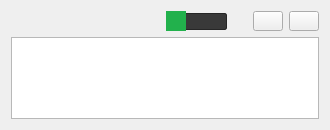
<?xml version="1.0" encoding="UTF-8"?>
<ui version="4.0">
 <class>Form</class>
 <widget class="QWidget" name="Form">
  <property name="geometry">
   <rect>
    <x>0</x>
    <y>0</y>
    <width>330</width>
    <height>130</height>
   </rect>
  </property>
  <property name="minimumSize">
   <size>
    <width>330</width>
    <height>130</height>
   </size>
  </property>
  <property name="maximumSize">
   <size>
    <width>16777215</width>
    <height>16777215</height>
   </size>
  </property>
  <property name="windowTitle">
   <string>Form</string>
  </property>
  <layout class="QVBoxLayout" name="verticalLayout">
   <item>
    <layout class="QHBoxLayout" name="horizontalLayout_2">
     <item>
      <widget class="QLabel" name="label_3">
       <property name="text">
        <string/>
       </property>
      </widget>
     </item>
     <item>
      <widget class="QSlider" name="hoSli_estado">
       <property name="minimumSize">
        <size>
         <width>50</width>
         <height>20</height>
        </size>
       </property>
       <property name="maximumSize">
        <size>
         <width>90</width>
         <height>20</height>
        </size>
       </property>
       <property name="styleSheet">
        <string notr="true">QSlider {
    min-height: 20px; /*tamano de la cosa que se mueve*/
    max-height: 20px;
}
/*BARRA HORIZONTAL SOBRE LA CUAL LA BARRA CONMUTA*/
QSlider::groove:horizontal {
	border-radius: 2px;
    border: 1px solid #262626;
    height: 15px; /*tamano de la barra*/
   background: #393939;
   /*background:#95DEE7;*/
    margin: 0 20px; /*margen entre lo que se mueve y la barra*/
}


QSlider::handle:horizontal {
    background: #22B14C;
    /*background:#95DEE7;*/
    width: 20px;
    margin: 24px -12px;
}</string>
       </property>
       <property name="maximum">
        <number>1</number>
       </property>
       <property name="pageStep">
        <number>1</number>
       </property>
       <property name="orientation">
        <enum>Qt::Horizontal</enum>
       </property>
       <property name="tickPosition">
        <enum>QSlider::TicksBothSides</enum>
       </property>
      </widget>
     </item>
     <item>
      <widget class="QPushButton" name="btn_editar">
       <property name="minimumSize">
        <size>
         <width>20</width>
         <height>20</height>
        </size>
       </property>
       <property name="maximumSize">
        <size>
         <width>30</width>
         <height>30</height>
        </size>
       </property>
       <property name="styleSheet">
        <string notr="true">QPushButton {
	border-image: url(:/ICON/IMAGENES/edit_on.png);
 }
QPushButton:hover {
	border-image: url(:/ICON/IMAGENES/edit_off.png);
}
QPushButton:pressed {
	border-image: url(:/ICON/IMAGENES/edit_on.png);
}
</string>
       </property>
       <property name="text">
        <string/>
       </property>
      </widget>
     </item>
     <item>
      <widget class="QPushButton" name="btn_eliminar">
       <property name="minimumSize">
        <size>
         <width>20</width>
         <height>20</height>
        </size>
       </property>
       <property name="maximumSize">
        <size>
         <width>30</width>
         <height>30</height>
        </size>
       </property>
       <property name="styleSheet">
        <string notr="true">QPushButton {
	border-image: url(:/ICON/IMAGENES/tache_1.png);
 }
QPushButton:hover {
border-image: url(:/ICON/IMAGENES/tache_2.png);
}
QPushButton:pressed {
border-image: url(:/ICON/IMAGENES/tache_1.png);
}
</string>
       </property>
       <property name="text">
        <string/>
       </property>
      </widget>
     </item>
    </layout>
   </item>
   <item>
    <widget class="QTextEdit" name="textEdit_alarma">
     <property name="minimumSize">
      <size>
       <width>0</width>
       <height>80</height>
      </size>
     </property>
    </widget>
   </item>
  </layout>
 </widget>
 <resources>
  <include location="../../IMAG.qrc"/>
 </resources>
 <connections/>
</ui>
